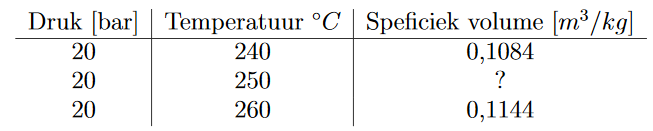
#> input picture ImExamples/Example9.png, 653 x 131 px, found by its file name
$ python Klad3.py
#> lines starting #> are read from the running program, lines starting #| are printed output that depends on the picture
import numpy as np
import matplotlib.pyplot as plt
import random
import copy

from scipy.ndimage import gaussian_filter
from skimage import data, io
from skimage import img_as_float
from skimage.morphology import reconstruction
from skimage.color import rgb2gray
from scipy.signal import find_peaks
from skimage.exposure import histogram
import more_itertools as mit
import math


def avg(l):
    return (sum(l)/len(l))

def Distance(Number, List):
    ListTemp = copy.deepcopy(List)
    ListTemp = [abs(x-Number) for x in ListTemp]
    return (min(ListTemp))


def intersection(lst1, lst2):
    lst3 = [value for value in lst1 if value in lst2]
    return lst3

# Convert to float: Important for subtraction later which won't work with uint8
image = img_as_float(io.imread("ImExamples/example9.png"))

(height,width, notimportant) = image.shape

dilated = img_as_float(rgb2gray(image))
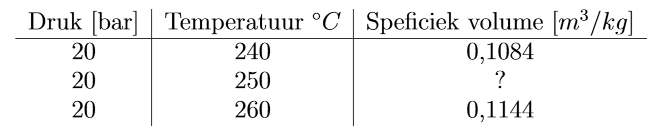
#> dilated: shape (131, 653) float64; min 0, max 1, mean 0.951
hist, hist_centers = histogram(dilated)
#> hist = 256 values, max 77108 at index 255, min 0 at index 44, mean 334.2; hist_centers = 256 values from 0.00195 to 0.998


h = 0.4
Complex = True


fig, (ax0, ax1, ax2) = plt.subplots(nrows=1, ncols=3, figsize=(8, 2.5))

slices = []
verslices = []
clearslices = []
clearverslices = []
completelist = []

for index in range(0, width):
    verslices.append([])
for index in range(0, height):
    slices.append(dilated[index].tolist())
    completelist = completelist + dilated[index].tolist()
    for index2 in range(0, width):
        verslices[index2].append(dilated[index, index2])
#> after the loop, completelist = 85543 items; slices = 131 items

for index in range(height):
    if max(slices[index])-min(slices[index])<0.1:
        clearslices.append(index)
#> after the loop, clearslices = [0, 1, 2, 3, 4, 5, 6, 7, 8, 127, 128, 129, 130]
for index in range(width):
    if max(verslices[index])-min(verslices[index])<0.1:
        clearverslices.append(index)


sums = [1.0 - (1/height)*sum(x) for x in zip(*slices)]
#> sums = 653 values, max 0.67 at index 151, min 0 at index 0, mean 0.0492
versums = [1.0 - (1/width)*sum(x) for x in zip(*verslices)]

potcolpeakheight = max(sums)*0.5 if max(sums)*0.5 > 0.10 else 0.10
#> potcolpeakheight = 0.335
potrowpeakheight = max(versums)*0.5 if max(versums)*0.5 > 0.10 else 0.10

colunifac = []
rowunifac = []

potcolpeaks, _ = find_peaks(sums, height = potcolpeakheight)
#> potcolpeaks = [93, 151, 261, 353]
potrowpeaks, _ = find_peaks(versums, height = potrowpeakheight)

potcolpeaks2 = []
potrowpeaks2 = []

for index in range(len(potcolpeaks)):
    potcolpeakspeaks, _ = find_peaks(verslices[potcolpeaks[index]], height = min(verslices[potcolpeaks[index]]) + (max(verslices[potcolpeaks[index]])-min(verslices[potcolpeaks[index]]))*0.5)
    potcolpeakspeaks = list(set(potcolpeakspeaks)-set(clearslices)-set(potrowpeaks))
    if len(potcolpeakspeaks) == 0:
        potcolpeaks2.append(potcolpeaks[index])
    else:
        pass
#> this loop made 4 passes
#> potcolpeakspeaks on passes 1, 3: [40, 65, 36, 94], [40, 33, 65, 94]
#> after the loop, potcolpeaks2 = [151, 353]

for index in range(len(potrowpeaks)):
    potrowpeakspeaks, _ = find_peaks(slices[potrowpeaks[index]], height = min(slices[potrowpeaks[index]]) + (max(slices[potrowpeaks[index]])-min(slices[potrowpeaks[index]]))*0.5)
    potrowpeakspeaks = list(set(potrowpeakspeaks)-set(clearverslices)-set(potcolpeaks))
    if len(potrowpeakspeaks) == 0:
        potrowpeaks2.append(potrowpeaks[index])
    else:
        pass
#> this loop made 1 pass
#> after the loop, potrowpeaks2 = [38]


colpeaks = potcolpeaks2
#> colpeaks = [151, 353]
rowpeaks = potrowpeaks2
#> rowpeaks = [38]
nocolpeaks = list(set(potcolpeaks)-set(colpeaks))
#> nocolpeaks = [93, 261]
norowpeaks = list(set(potrowpeaks)-set(rowpeaks))
#> norowpeaks = []

clearslices2 = []
clearverslices2 = []

if len(rowpeaks) != 0:
    for index in range(len(clearslices)):
        dist = [abs(i-clearslices[index]) for i in rowpeaks]
        if min(dist) <= 10:
            pass
        else:
            clearslices2.append(clearslices[index])
#> this loop made 13 passes
#> dist on passes 1 to 8: [38], [37], [36], [35], [34], [33], [32], [31]
#> after the loop, clearslices2 = [0, 1, 2, 3, 4, 5, 6, 7, 8, 127, 128, 129, 130]

if len(colpeaks) != 0:
    for index in range(len(clearverslices)):
        dist = [abs(i-clearverslices[index]) for i in colpeaks]
        if min(dist) <= 10:
            pass
        else:
            clearverslices2.append(clearverslices[index])
#> this loop made 21 passes
#> dist on passes 1 to 8: [151, 353], [150, 352], [149, 351], [148, 350], [147, 349], [146, 348], [145, 347], [144, 346]
#> after the loop, clearverslices2 = [0, 1, 2, 3, 4, 5, 6, 7, 8, 9, 10, 11, 12, 13, 14, 647, 648, 649, 650, 651, 652]

whiteslices = [list(group) for group in mit.consecutive_groups(clearslices2)]
#> whiteslices = [[0, 1, 2, 3, 4, 5, 6, 7, 8], [127, 128, 129, 130]]
whiteverslices = [list(group) for group in mit.consecutive_groups(clearverslices2)]
#> whiteverslices = [[0, 1, 2, 3, 4, 5, 6, 7, 8, 9, 10, 11, 12, 13, 14], [647, 648, 649, 650, 651, 652]]
whiteslices = [int(sum(group)/len(group)) for group in whiteslices]
#> whiteslices = [4, 128]
whiteverslices = [int(sum(group)/len(group)) for group in whiteverslices]
#> whiteverslices = [7, 649]

if Complex:
    #Gaps are the places where it believes the text is
    VerSeperators = list(set(colpeaks + whiteverslices + [width, 0]))
#> VerSeperators = [0, 353, 7, 649, 653, 151]
    VerSeperators.sort()
    VerSumsPieces = [None for x in range(len(VerSeperators))]
#> VerSumsPieces = 6 items
    for index in range(len(VerSeperators)-1):
        if VerSeperators[index+1]- 5 - (VerSeperators[index]+5) >= 1:
            VerSumsPieces[index] = versums[VerSeperators[index]+5:VerSeperators[index+1]-5]
#> this loop made 5 passes
    TextColumns = []
    for element in VerSumsPieces:
        if type(element)==list and len(element) != 0:
            TextColumns.append(element)
#> this loop made 6 passes
#> element on passes 1, 3, 4, 5, 6: None, [], [], None, None
#> after the loop, TextColumns = 1 item
    print(len(TextColumns))
#| 1
    for index in range(len(sums)):
        if Distance(index, VerSeperators) <= 5:
            sums[index] = 0
#> this loop made 653 passes
#> ListTemp in Distance on passes 1 to 3: [0, 7, 151, 353, 649, 653], [1, 6, 150, 352, 648, 652], [2, 5, 149, 351, 647, 651]
#> after the loop, sums = 653 values, max 0.453 at index 93, min 0 at index 0, mean 0.0467
    SymmetryFactors = []
    for index in range(len(TextColumns)):
        for index2 in range(len(TextColumns[index])):
            pass

    Seperators = list(set(rowpeaks + whiteslices + [width, 0]))
#> Seperators = [128, 0, 4, 38, 653]
    Seperators.sort()
    SumsPieces = [None for x in range(len(Seperators))]
#> SumsPieces = 5 items
    for index in range(len(Seperators)-1):
        if Seperators[index+1]- 5 - (Seperators[index]+5) >= 1:
            SumsPieces[index] = sums[Seperators[index]+5:Seperators[index+1]-5]
#> this loop made 4 passes
    TextRows = SumsPieces
#> TextRows = 5 items
    for index in range(len(versums)):
        if Distance(index, Seperators) <= 5:
            versums[index] = 0
#> this loop made 131 passes
#> ListTemp in Distance on passes 1 to 8: [0, 4, 38, 128, 653], [1, 3, 37, 127, 652], [2, 2, 36, 126, 651], [3, 1, 35, 125, 650], [4, 0, 34, 124, 649], [5, 1, 33, 123, 648], [6, 2, 32, 122, 647], [7, 3, 31, 121, 646]
#> after the loop, versums = 131 values, max 0.282 at index 19, min 0 at index 0, mean 0.042


ax0.plot(sums, color = "black",  label="Som")
for index in range(len(colpeaks)):
    ax0.plot(colpeaks[index], sums[colpeaks[index]], "x", color="r")
#> this loop made 2 passes
for index1 in range(len(nocolpeaks)):
    ax0.plot(nocolpeaks[index1], sums[nocolpeaks[index1]], "x", color = "orange")
ax0.set_ylim(0, 2)
ax0.set_title('Som')
ax0.set_xticks([])
ax0.legend()

ax1.plot(versums, color = "black",  label="Verticale Som")
for index in range(len(rowpeaks)):
    ax1.plot(rowpeaks[index], versums[rowpeaks[index]], "x", color="r")
for index1 in range(0, len(norowpeaks)):
    ax1.plot(norowpeaks[index1], versums[norowpeaks[index1]], "x", color = "orange")
#> this loop made 0 passes
ax1.set_ylim(0, 2)
ax1.set_title('Som')
ax1.set_xticks([])
ax1.legend()

ax2.imshow(dilated, vmin=image.min(), vmax=image.max(), cmap='gray')
ax2.set_title('Table')
for index in range(0, len(rowpeaks)):
     ax2.axhline(rowpeaks[index], color="r")
for index1 in range(0, len(colpeaks)):
    ax2.axvline(colpeaks[index1], color="r")
for index in range(len(whiteslices)):
    ax2.axhline(whiteslices[index], color = "blue")
for index in range(len(whiteverslices)):
    ax2.axvline(whiteverslices[index], color = "blue")
ax2.axis('off')

print("This is a table with Width: " + str(len(colpeaks)-1) + " and Height: " + str(len(rowpeaks)-1))
#| This is a table with Width: 1 and Height: 0

fig.tight_layout()
plt.show()
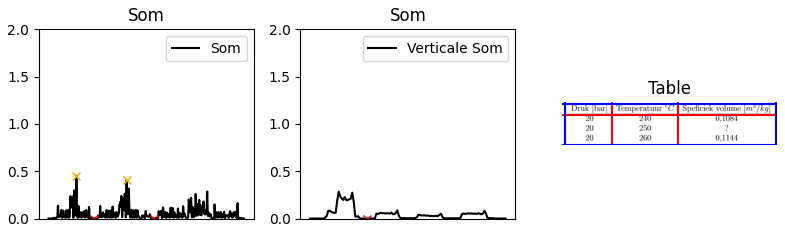
#> figure drawn by matplotlib, 3 panels

$ run again, with ImExamples/Example10.png copied over ImExamples/Example9.png
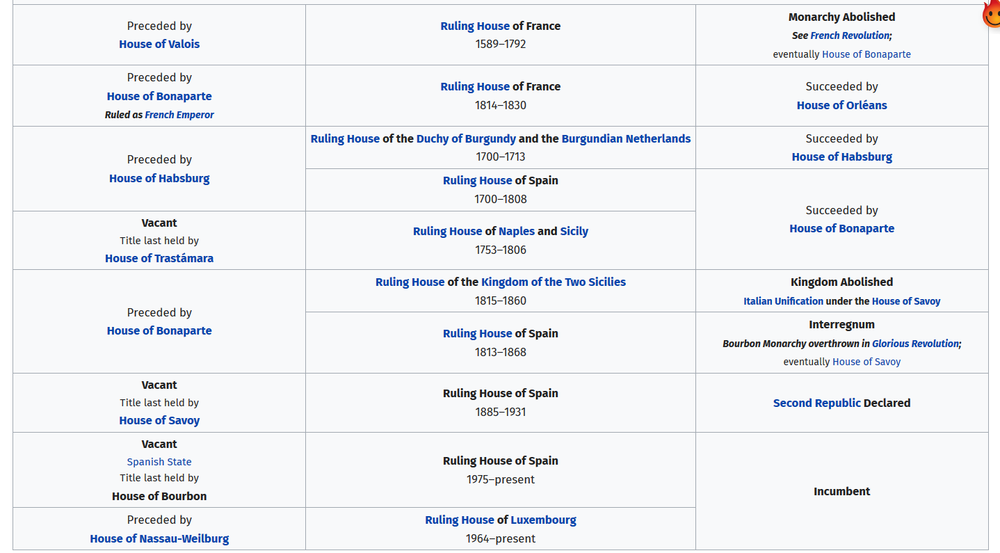
#> input picture ImExamples/Example10.png, 1000 x 553 px, shrunk from 1438 x 795 before the run, found by its file name
#> `dilated = img_as_float(rgb2gray(image))`:
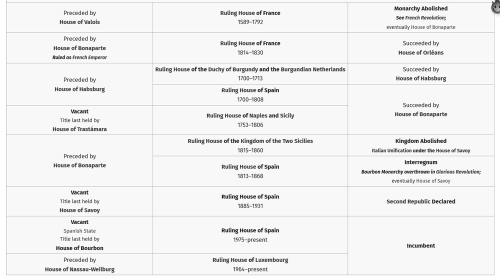
#> dilated: shape (553, 1000) float64 (shown at 1/2 size); min 0, max 1, mean 0.944
#> hist = 256 values, max 421444 at index 249, min 7 at index 1, mean 2160.2; hist_centers = 256 values from 0.00195 to 0.998
#> after the loop `for index in range(0, height):`: completelist = 553000 items; slices = 553 items
#> after the loop `for index in range(height):`: clearslices = [551, 552]
#> `sums = [1.0 - (1/height)*sum(x) for x in zip(*slices)]`: sums = 1000 values, max 0.254 at index 988, min 0 at index 0, mean 0.0558
#> potcolpeakheight = 0.127
#> potcolpeaks = 29 values from 12 to 988
#> the loop `for index in range(len(potcolpeaks)):` made 29 passes
#> potcolpeakspeaks on passes 14, 25: [3], [3]
#> after the loop `for index in range(len(potcolpeaks)):`: potcolpeaks2 = [12]
#> the loop `for index in range(len(potrowpeaks)):` made 24 passes
#> potrowpeakspeaks on passes 1, 2, 3, 7, 11, 21, 22, 23: [14, 304, 694, 983, 697], [11], [11], [304, 100, 245, 14], [11], [11], [11], [697, 987]
#> after the loop `for index in range(len(potrowpeaks)):`: potrowpeaks2 = [65, 126, 269, 373, 432, 549]
#> colpeaks = [12]
#> rowpeaks = [65, 126, 269, 373, 432, 549]
#> nocolpeaks = 28 values, max 988 at index 10, min 128 at index 0, mean 410.3
#> norowpeaks = [4, 229, 231, 168, 137, 139, 300, 141, 333, 303, 346, 211, 342, 311, 280, 282, 507, 284]
#> the loop `for index in range(len(clearslices)):` made 2 passes
#> dist on passes 1 to 2: [486, 425, 282, 178, 119, 2], [487, 426, 283, 179, 120, 3]
#> after the loop `for index in range(len(clearslices)):`: clearslices2 = []
#> the loop `for index in range(len(clearverslices)):` made 12 passes
#> dist on passes 1 to 8: [12], [11], [10], [9], [8], [7], [6], [5]
#> after the loop `for index in range(len(clearverslices)):`: clearverslices2 = [0, 1]
#> whiteslices = []
#> `whiteverslices = [list(group) for group in mit.consecutive_groups(clea..`: whiteverslices = [[0, 1]]
#> `whiteverslices = [int(sum(group)/len(group)) for group in whiteverslic..`: whiteverslices = [0]
#> VerSeperators = [0, 1000, 12]
#> VerSumsPieces = 3 items
#> the loop `for index in range(len(VerSeperators)-1):` made 2 passes
#> the loop `for element in VerSumsPieces:` made 3 passes
#> element on passes 1, 3: [0.0378, 0.034], None
#> after the loop `for element in VerSumsPieces:`: TextColumns = 2 items
#| 2
#> the loop `for index in range(len(sums)):` made 1000 passes
#> ListTemp in Distance on passes 1 to 3: [0, 12, 1000], [1, 11, 999], [2, 10, 998]
#> after the loop `for index in range(len(sums)):`: sums = 1000 values, max 0.254 at index 988, min 0 at index 0, mean 0.0553
#> the loop `for index in range(len(TextColumns)):` made 2 passes
#> Seperators = [0, 65, 549, 1000, 269, 432, 373, 126]
#> SumsPieces = 8 items
#> the loop `for index in range(len(Seperators)-1):` made 7 passes
#> the loop `for index in range(len(versums)):` made 553 passes
#> ListTemp in Distance on passes 1 to 3: [0, 65, 126, 269, 373, 432, 549, 1000], [1, 64, 125, 268, 372, 431, 548, 999], [2, 63, 124, 267, 371, 430, 547, 998]
#> after the loop `for index in range(len(versums)):`: versums = 553 values, max 0.232 at index 141, min 0 at index 0, mean 0.0499
#> the loop `for index in range(len(colpeaks)):` made 1 pass
#> the loop `for index1 in range(len(nocolpeaks)):` made 28 passes
#> the loop `for index in range(len(rowpeaks)):` made 6 passes
#> the loop `for index1 in range(0, len(norowpeaks)):` made 18 passes
#> the loop `for index in range(0, len(rowpeaks)):` made 6 passes
#> the loop `for index1 in range(0, len(colpeaks)):` made 1 pass
#> the loop `for index in range(len(whiteverslices)):` made 1 pass
#| This is a table with Width: 0 and Height: 5
#> `plt.show()`:
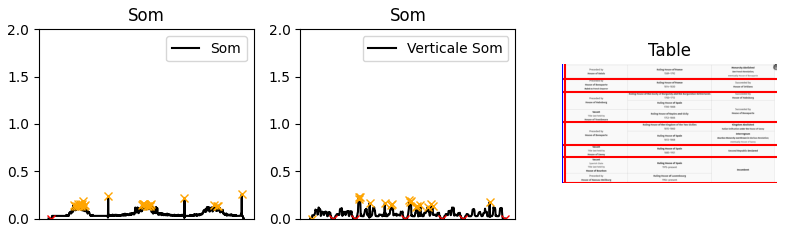
#> figure drawn by matplotlib, 3 panels

$ run again, with ImExamples/Example11.png copied over ImExamples/Example9.png
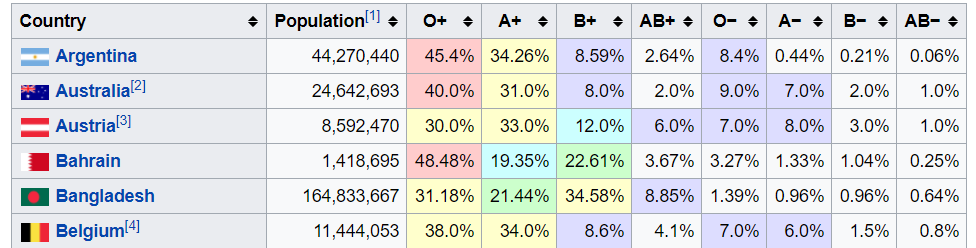
#> input picture ImExamples/Example11.png, 976 x 248 px, found by its file name
#> `dilated = img_as_float(rgb2gray(image))`:
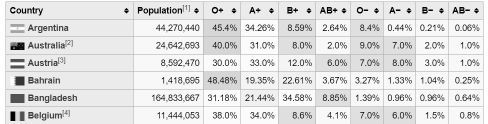
#> dilated: shape (248, 976) float64 (shown at 1/2 size); min 0, max 1, mean 0.872
#> hist = 256 values, max 73135 at index 236, min 1 at index 253, mean 945.5; hist_centers = 256 values from 0.00195 to 0.998
#> after the loop `for index in range(0, height):`: completelist = 242048 items; slices = 248 items
#> after the loop `for index in range(height):`: clearslices = [0, 1, 2]
#> `sums = [1.0 - (1/height)*sum(x) for x in zip(*slices)]`: sums = 976 values, max 0.352 at index 45, min 0 at index 0, mean 0.128
#> potcolpeakheight = 0.176
#> potcolpeaks = 99 values from 11 to 966
#> the loop `for index in range(len(potcolpeaks)):` made 99 passes
#> potcolpeakspeaks on passes 8, 10, 16, 17, 19, 37, 57: [67, 102, 137, 10, 172, 45, 207, 80, 115, 148, 183, 218, 28], [32, 67, 102, 9, 137, 172, 46, 207, 81, 116, 148, 183, 218], [226, 67, 102, 137, 172, 45, 80, 208, 115, 150, 185, 218], [224, 67, 102, 137, 172, 45, 207, 80, 113, 150, 183, 121], [67, 102, 137, 43, 172, 78, 207, 51, 115, 150, 186, 220], [224, 67, 102, 137, 11, 172, 207, 49, 84, 148, 119, 183, 29], [194, 67, 227, 102, 137, 43, 78, 207, 113, 52, 183, 56, 218]
#> after the loop `for index in range(len(potcolpeaks)):`: potcolpeaks2 = [11, 266, 406, 481, 556, 631, 701, 766, 831, 896, 966]
#> the loop `for index in range(len(potrowpeaks)):` made 35 passes
#> after the loop `for index in range(len(potrowpeaks)):`: potrowpeaks2 = [3, 38, 73, 108, 143, 178, 213]
#> colpeaks has the same summary as potcolpeaks2
#> nocolpeaks = 88 values, max 954 at index 69, min 22 at index 4, mean 506
#> norowpeaks = 28 values, max 235 at index 24, min 20 at index 1, mean 128.9
#> the loop `for index in range(len(clearslices)):` made 3 passes
#> dist on passes 1 to 3: [3, 38, 73, 108, 143, 178, 213], [2, 37, 72, 107, 142, 177, 212], [1, 36, 71, 106, 141, 176, 211]
#> after the loop `for index in range(len(clearslices)):`: clearslices2 = []
#> the loop `for index in range(len(clearverslices)):` made 20 passes
#> dist on passes 1 to 8: [11, 266, 406, 481, 556, 631, 701, 766, 831, 896, 966], [10, 265, 405, 480, 555, 630, 700, 765, 830, 895, 965], [9, 264, 404, 479, 554, 629, 699, 764, 829, 894, 964], [8, 263, 403, 478, 553, 628, 698, 763, 828, 893, 963], [7, 262, 402, 477, 552, 627, 697, 762, 827, 892, 962], [6, 261, 401, 476, 551, 626, 696, 761, 826, 891, 961], [5, 260, 400, 475, 550, 625, 695, 760, 825, 890, 960], [4, 259, 399, 474, 549, 624, 694, 759, 824, 889, 959]
#> after the loop `for index in range(len(clearverslices)):`: clearverslices2 = [0]
#> whiteslices = []
#> `whiteverslices = [list(group) for group in mit.consecutive_groups(clea..`: whiteverslices = [[0]]
#> `whiteverslices = [int(sum(group)/len(group)) for group in whiteverslic..`: whiteverslices = [0]
#> VerSeperators = [896, 481, 0, 966, 266, 11, 556, 976, 406, 631, 701, 766, 831]
#> VerSumsPieces = 13 items
#> the loop `for index in range(len(VerSeperators)-1):` made 12 passes
#> the loop `for element in VerSumsPieces:` made 13 passes
#> element on passes 1, 3, 4, 5, 6, 7, 8, 9: [0.0765], [], [], [], [], [], [], []
#> after the loop `for element in VerSumsPieces:`: TextColumns = 2 items
#| 2
#> after the loop `for index in range(len(sums)):`: sums = 976 values, max 0.352 at index 45, min 0 at index 0, mean 0.118
#> the loop `for index in range(len(TextColumns)):` made 2 passes
#> Seperators = [0, 3, 38, 73, 108, 143, 976, 178, 213]
#> SumsPieces = 9 items
#> the loop `for index in range(len(Seperators)-1):` made 8 passes
#> the loop `for index in range(len(versums)):` made 248 passes
#> ListTemp in Distance on passes 1 to 3: [0, 3, 38, 73, 108, 143, 178, 213, 976], [1, 2, 37, 72, 107, 142, 177, 212, 975], [2, 1, 36, 71, 106, 141, 176, 211, 974]
#> after the loop `for index in range(len(versums)):`: versums = 248 values, max 0.359 at index 20, min 0 at index 0, mean 0.103
#> the loop `for index in range(len(colpeaks)):` made 11 passes
#> the loop `for index1 in range(len(nocolpeaks)):` made 88 passes
#> the loop `for index in range(len(rowpeaks)):` made 7 passes
#> the loop `for index1 in range(0, len(norowpeaks)):` made 28 passes
#> the loop `for index in range(0, len(rowpeaks)):` made 7 passes
#> the loop `for index1 in range(0, len(colpeaks)):` made 11 passes
#> the loop `for index in range(len(whiteverslices)):` made 1 pass
#| This is a table with Width: 10 and Height: 6
#> `plt.show()`:
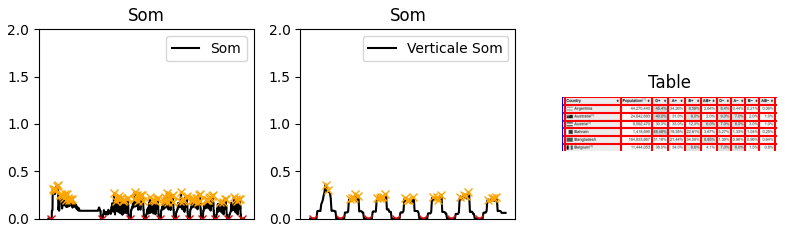
#> figure drawn by matplotlib, 3 panels
